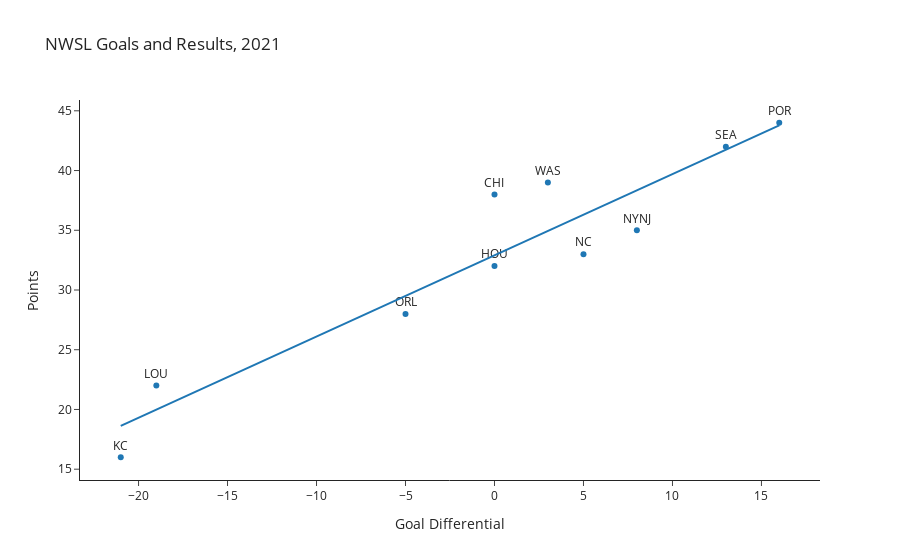

The cell this chart's notebook holds for it:
### Code cell
fig = px.scatter(df, 
                 x= "GD", 
                 y = "Pts",
                 trendline='ols',
                 labels = dict(GD = "Goal Differential", Pts = "Points"),
                 template = 'simple_white',
                 title = "NWSL Goals and Results, 2021",
                 text = 'Abbr'
                 )

fig.update_traces(textposition = 'top center') #why can't this be in the initial call?      

fig.show()

### Figure 1 — Plotly figure (JSON) as saved in the notebook; plotly's stock layout.template omitted (floating-point values rounded to 4 significant figures)
{"data": [{"hovertemplate": "Goal Differential=%{x}<br>Points=%{y}<br>Abbr=%{text}<extra></extra>", "legendgroup": "", "marker": {"color": "#1F77B4", "symbol": "circle"}, "mode": "markers+text", "name": "", "orientation": "v", "showlegend": false, "text": ["POR", "SEA", "WAS", "CHI", "NYNJ", "NC", "HOU", "ORL", "LOU", "KC"], "textposition": "top center", "type": "scatter", "x": [16, 13, 3, 0, 8, 5, 0, -5, -19, -21], "xaxis": "x", "y": [44, 42, 39, 38, 35, 33, 32, 28, 22, 16], "yaxis": "y"}, {"hovertemplate": "<b>OLS trendline</b><br>Pts = 0.68 * GD + 32.9<br>R<sup>2</sup>=0.888092<br><br>Goal Differential=%{x}<br>Points=%{y} <b>(trend)</b><extra></extra>", "legendgroup": "", "marker": {"color": "#1F77B4", "symbol": "circle"}, "mode": "lines", "name": "", "showlegend": false, "textposition": "top center", "type": "scatter", "x": [-21, -19, -5, 0, 0, 3, 5, 8, 13, 16], "xaxis": "x", "y": [18.62, 19.98, 29.5, 32.9, 32.9, 34.94, 36.3, 38.34, 41.74, 43.78], "yaxis": "y"}], "layout": {"legend": {"tracegroupgap": 0}, "title": {"text": "NWSL Goals and Results, 2021"}, "xaxis": {"anchor": "y", "domain": [0, 1], "title": {"text": "Goal Differential"}}, "yaxis": {"anchor": "x", "domain": [0, 1], "title": {"text": "Points"}}}}
